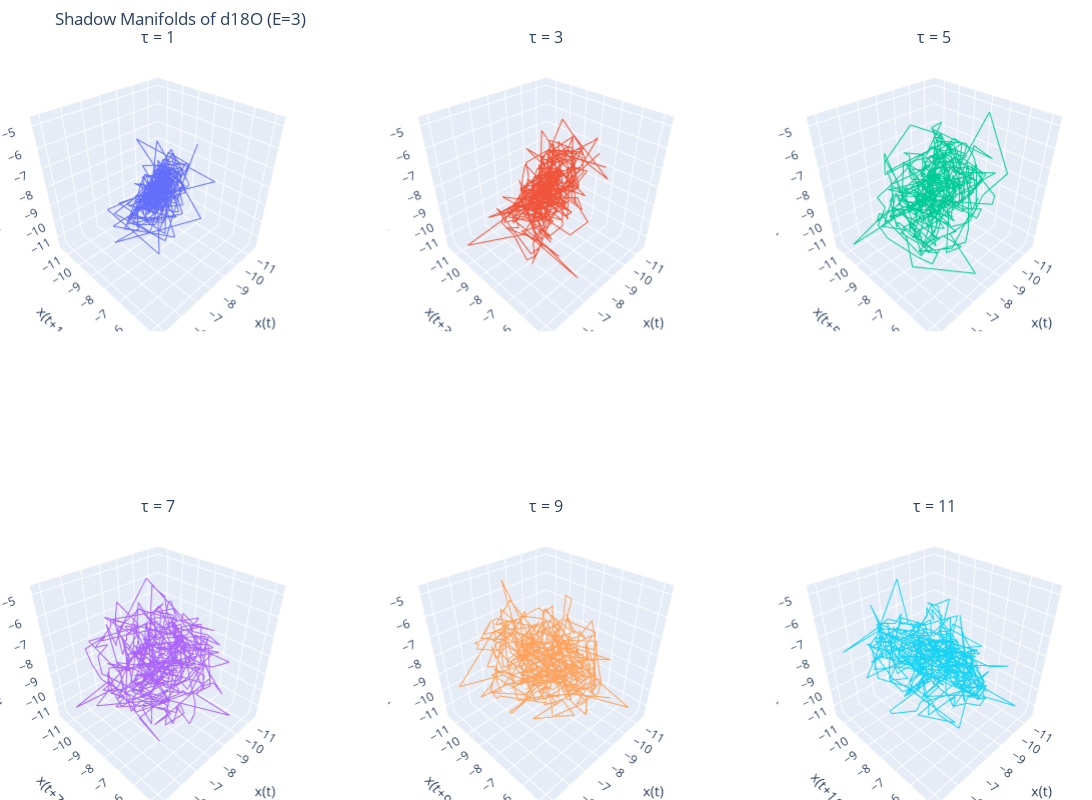

Notebook source saved alongside this figure:
### Code cell
import numpy as np
import plotly.graph_objects as go
from plotly.subplots import make_subplots

# 1. Sort by time so the embedding respects chronology
df_sorted = df_sd.sort_values('age')
series   = df_sorted['d18O'].values
ages     = df_sorted['age'].values

# 2. Embedding parameters
E    = 3
taus = [1, 3, 5, 7, 9, 11]

# 3. Create a 2×3 subplot with 3D scenes
fig = make_subplots(
    rows=2, cols=3,
    specs=[[{'type': 'scene'}]*3,
           [{'type': 'scene'}]*3],
    subplot_titles=[f'τ = {τ}' for τ in taus]
)

# 4. Build each embedding and add as a line trace
for idx, τ in enumerate(taus):
    # Compute Takens embedding for this τ
    N = len(series) - (E - 1)*τ
    X = np.column_stack([series[j*τ : j*τ + N] for j in range(E)])
    
    # Determine subplot location
    row = idx//3 + 1
    col = idx%3  + 1
    
    fig.add_trace(
        go.Scatter3d(
            x=X[:,0], 
            y=X[:,1], 
            z=X[:,2],
            mode='lines',
            line=dict(width=2),
            name=f'τ={τ}',
            showlegend=False
        ),
        row=row, col=col
    )
    # Set axis titles for this scene
    scene_id = f'scene{idx+1}'
    fig.layout[scene_id].update(
        xaxis_title='x(t)',
        yaxis_title=f'x(t+{τ})',
        zaxis_title=f'x(t+{2*τ})',
    )

# 5. Layout tweaks
fig.update_layout(
    height=800, width=1200,
    title_text="Shadow Manifolds of d18O (E=3)",
    margin=dict(l=0, r=0, t=50, b=0)
)

fig.show()

### Figure 1 — Plotly figure (JSON) as saved in the notebook; plotly's stock layout.template omitted (floating-point values rounded to 4 significant figures; data arrays with more than 128 entries replaced by an {"elided": "..."} marker saying what was removed)
{"data": [{"line": {"width": 2}, "mode": "lines", "name": "τ=1", "scene": "scene", "showlegend": false, "type": "scatter3d", "x": {"elided": "540 float values"}, "y": {"elided": "540 float values"}, "z": {"elided": "540 float values"}}, {"line": {"width": 2}, "mode": "lines", "name": "τ=3", "scene": "scene2", "showlegend": false, "type": "scatter3d", "x": {"elided": "536 float values"}, "y": {"elided": "536 float values"}, "z": {"elided": "536 float values"}}, {"line": {"width": 2}, "mode": "lines", "name": "τ=5", "scene": "scene3", "showlegend": false, "type": "scatter3d", "x": {"elided": "532 float values"}, "y": {"elided": "532 float values"}, "z": {"elided": "532 float values"}}, {"line": {"width": 2}, "mode": "lines", "name": "τ=7", "scene": "scene4", "showlegend": false, "type": "scatter3d", "x": {"elided": "528 float values"}, "y": {"elided": "528 float values"}, "z": {"elided": "528 float values"}}, {"line": {"width": 2}, "mode": "lines", "name": "τ=9", "scene": "scene5", "showlegend": false, "type": "scatter3d", "x": {"elided": "524 float values"}, "y": {"elided": "524 float values"}, "z": {"elided": "524 float values"}}, {"line": {"width": 2}, "mode": "lines", "name": "τ=11", "scene": "scene6", "showlegend": false, "type": "scatter3d", "x": {"elided": "520 float values"}, "y": {"elided": "520 float values"}, "z": {"elided": "520 float values"}}], "layout": {"annotations": [{"font": {"size": 16}, "showarrow": false, "text": "τ = 1", "x": 0.1444, "xanchor": "center", "xref": "paper", "y": 1, "yanchor": "bottom", "yref": "paper"}, {"font": {"size": 16}, "showarrow": false, "text": "τ = 3", "x": 0.5, "xanchor": "center", "xref": "paper", "y": 1, "yanchor": "bottom", "yref": "paper"}, {"font": {"size": 16}, "showarrow": false, "text": "τ = 5", "x": 0.8556, "xanchor": "center", "xref": "paper", "y": 1, "yanchor": "bottom", "yref": "paper"}, {"font": {"size": 16}, "showarrow": false, "text": "τ = 7", "x": 0.1444, "xanchor": "center", "xref": "paper", "y": 0.375, "yanchor": "bottom", "yref": "paper"}, {"font": {"size": 16}, "showarrow": false, "text": "τ = 9", "x": 0.5, "xanchor": "center", "xref": "paper", "y": 0.375, "yanchor": "bottom", "yref": "paper"}, {"font": {"size": 16}, "showarrow": false, "text": "τ = 11", "x": 0.8556, "xanchor": "center", "xref": "paper", "y": 0.375, "yanchor": "bottom", "yref": "paper"}], "height": 800, "margin": {"b": 0, "l": 0, "r": 0, "t": 50}, "scene": {"domain": {"x": [0, 0.2889], "y": [0.625, 1]}, "xaxis": {"title": {"text": "x(t)"}}, "yaxis": {"title": {"text": "x(t+1)"}}, "zaxis": {"title": {"text": "x(t+2)"}}}, "scene2": {"domain": {"x": [0.3556, 0.6444], "y": [0.625, 1]}, "xaxis": {"title": {"text": "x(t)"}}, "yaxis": {"title": {"text": "x(t+3)"}}, "zaxis": {"title": {"text": "x(t+6)"}}}, "scene3": {"domain": {"x": [0.7111, 1], "y": [0.625, 1]}, "xaxis": {"title": {"text": "x(t)"}}, "yaxis": {"title": {"text": "x(t+5)"}}, "zaxis": {"title": {"text": "x(t+10)"}}}, "scene4": {"domain": {"x": [0, 0.2889], "y": [0, 0.375]}, "xaxis": {"title": {"text": "x(t)"}}, "yaxis": {"title": {"text": "x(t+7)"}}, "zaxis": {"title": {"text": "x(t+14)"}}}, "scene5": {"domain": {"x": [0.3556, 0.6444], "y": [0, 0.375]}, "xaxis": {"title": {"text": "x(t)"}}, "yaxis": {"title": {"text": "x(t+9)"}}, "zaxis": {"title": {"text": "x(t+18)"}}}, "scene6": {"domain": {"x": [0.7111, 1], "y": [0, 0.375]}, "xaxis": {"title": {"text": "x(t)"}}, "yaxis": {"title": {"text": "x(t+11)"}}, "zaxis": {"title": {"text": "x(t+22)"}}}, "title": {"text": "Shadow Manifolds of d18O (E=3)"}, "width": 1200}}
